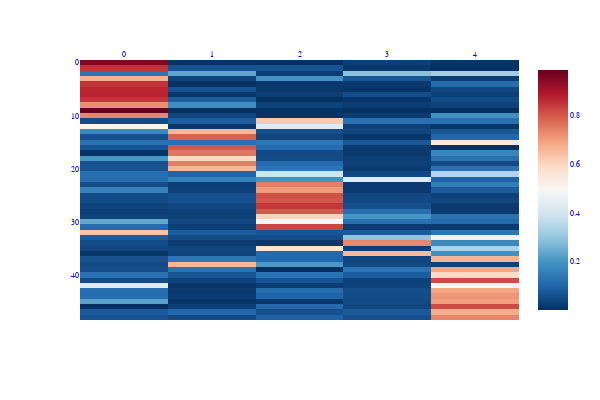

Notebook code for this chart:
### Code cell
preds = full_model(resDict, scaled_df)

plot_full_model(preds)

### Figure 1 — Plotly figure (JSON) as saved in the notebook; plotly's stock layout.template omitted (floating-point values rounded to 4 significant figures; data arrays with more than 128 entries replaced by an {"elided": "..."} marker saying what was removed)
{"data": [{"coloraxis": "coloraxis", "hovertemplate": "x: %{x}<br>y: %{y}<br>color: %{z}<extra></extra>", "name": "0", "type": "heatmap", "xaxis": "x", "yaxis": "y", "z": {"elided": "49x5 float values"}}], "layout": {"coloraxis": {"colorscale": [[0, "rgb(5,48,97)"], [0.1, "rgb(33,102,172)"], [0.2, "rgb(67,147,195)"], [0.3, "rgb(146,197,222)"], [0.4, "rgb(209,229,240)"], [0.5, "rgb(247,247,247)"], [0.6, "rgb(253,219,199)"], [0.7, "rgb(244,165,130)"], [0.8, "rgb(214,96,77)"], [0.9, "rgb(178,24,43)"], [1, "rgb(103,0,31)"]]}, "font": {"color": "blue", "family": "Courier New", "size": 8}, "height": 400, "legend": {"title": {"font": {"color": "green"}}}, "margin": {"t": 60}, "title": {"font": {"color": "red", "family": "Times New Roman"}}, "width": 600, "xaxis": {"anchor": "y", "autorange": true, "domain": [0, 1], "range": [-0.5, 4.5], "side": "top"}, "yaxis": {"anchor": "x", "autorange": true, "domain": [0, 1], "range": [48.5, -0.5]}}}
